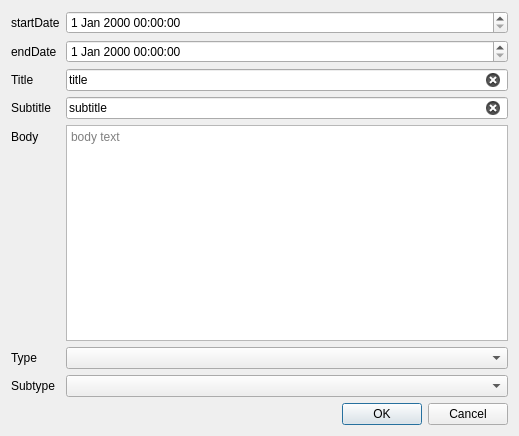
<?xml version="1.0" encoding="UTF-8"?>
<ui version="4.0">
 <class>PartitionEditDialog</class>
 <widget class="QDialog" name="PartitionEditDialog">
  <property name="geometry">
   <rect>
    <x>0</x>
    <y>0</y>
    <width>519</width>
    <height>436</height>
   </rect>
  </property>
  <property name="windowTitle">
   <string>Partition Edit Dialog</string>
  </property>
  <layout class="QVBoxLayout" name="verticalLayout">
   <item>
    <layout class="QFormLayout" name="formLayout_2">
     <item row="1" column="0">
      <widget class="QLabel" name="label">
       <property name="text">
        <string>startDate</string>
       </property>
      </widget>
     </item>
     <item row="1" column="1">
      <widget class="QDateTimeEdit" name="dateTimeEdit_Start"/>
     </item>
     <item row="2" column="0">
      <widget class="QLabel" name="label_2">
       <property name="text">
        <string>endDate</string>
       </property>
      </widget>
     </item>
     <item row="2" column="1">
      <widget class="QDateTimeEdit" name="dateTimeEdit_End">
       <property name="enabled">
        <bool>true</bool>
       </property>
      </widget>
     </item>
     <item row="3" column="0">
      <widget class="QLabel" name="label_3">
       <property name="text">
        <string>Title</string>
       </property>
      </widget>
     </item>
     <item row="3" column="1">
      <widget class="QLineEdit" name="lineEdit_Title">
       <property name="text">
        <string>title</string>
       </property>
       <property name="placeholderText">
        <string>title</string>
       </property>
       <property name="clearButtonEnabled">
        <bool>true</bool>
       </property>
      </widget>
     </item>
     <item row="4" column="0">
      <widget class="QLabel" name="label_4">
       <property name="text">
        <string>Subtitle</string>
       </property>
      </widget>
     </item>
     <item row="4" column="1">
      <widget class="QLineEdit" name="lineEdit_Subtitle">
       <property name="text">
        <string>subtitle</string>
       </property>
       <property name="placeholderText">
        <string>subtitle</string>
       </property>
       <property name="clearButtonEnabled">
        <bool>true</bool>
       </property>
      </widget>
     </item>
     <item row="5" column="0">
      <widget class="QLabel" name="label_5">
       <property name="text">
        <string>Body</string>
       </property>
      </widget>
     </item>
     <item row="5" column="1">
      <widget class="QTextBrowser" name="textBrowser_Body">
       <property name="readOnly">
        <bool>false</bool>
       </property>
       <property name="placeholderText">
        <string>body text</string>
       </property>
      </widget>
     </item>
     <item row="6" column="0">
      <widget class="QLabel" name="label_6">
       <property name="text">
        <string>Type</string>
       </property>
      </widget>
     </item>
     <item row="6" column="1">
      <widget class="QComboBox" name="comboBox_Type"/>
     </item>
     <item row="7" column="0">
      <widget class="QLabel" name="label_7">
       <property name="text">
        <string>Subtype</string>
       </property>
      </widget>
     </item>
     <item row="7" column="1">
      <widget class="QComboBox" name="comboBox_Subtype"/>
     </item>
    </layout>
   </item>
   <item>
    <widget class="QDialogButtonBox" name="buttonBox">
     <property name="orientation">
      <enum>Qt::Horizontal</enum>
     </property>
     <property name="standardButtons">
      <set>QDialogButtonBox::Cancel|QDialogButtonBox::Ok</set>
     </property>
    </widget>
   </item>
  </layout>
 </widget>
 <resources/>
 <connections>
  <connection>
   <sender>buttonBox</sender>
   <signal>accepted()</signal>
   <receiver>PartitionEditDialog</receiver>
   <slot>accept()</slot>
   <hints>
    <hint type="sourcelabel">
     <x>248</x>
     <y>254</y>
    </hint>
    <hint type="destinationlabel">
     <x>157</x>
     <y>274</y>
    </hint>
   </hints>
  </connection>
  <connection>
   <sender>buttonBox</sender>
   <signal>rejected()</signal>
   <receiver>PartitionEditDialog</receiver>
   <slot>reject()</slot>
   <hints>
    <hint type="sourcelabel">
     <x>316</x>
     <y>260</y>
    </hint>
    <hint type="destinationlabel">
     <x>286</x>
     <y>274</y>
    </hint>
   </hints>
  </connection>
 </connections>
</ui>
